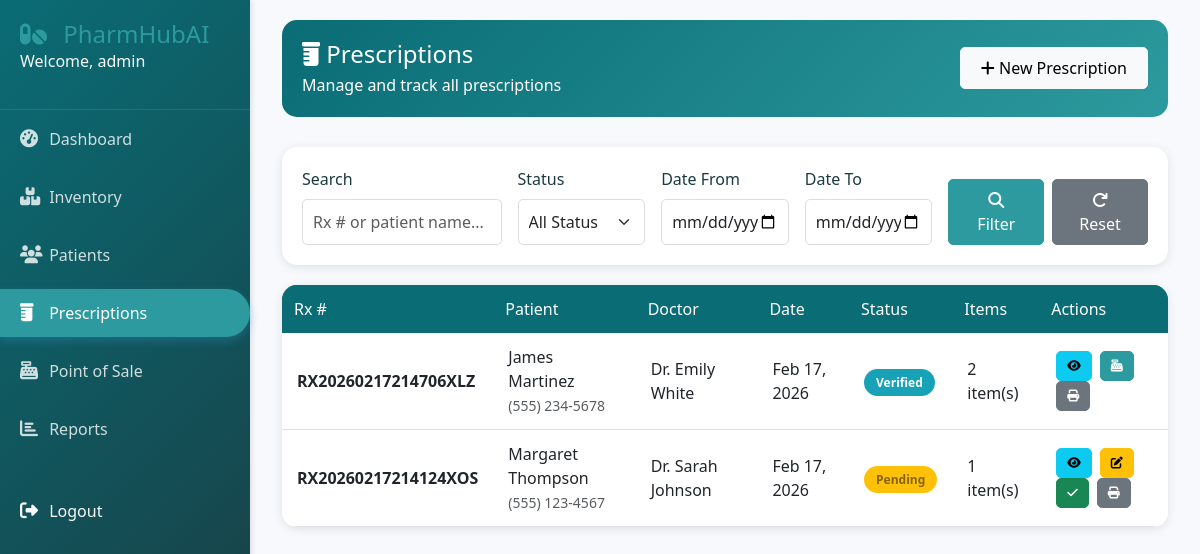
The app's page /prescriptions/ (signed in), older data.
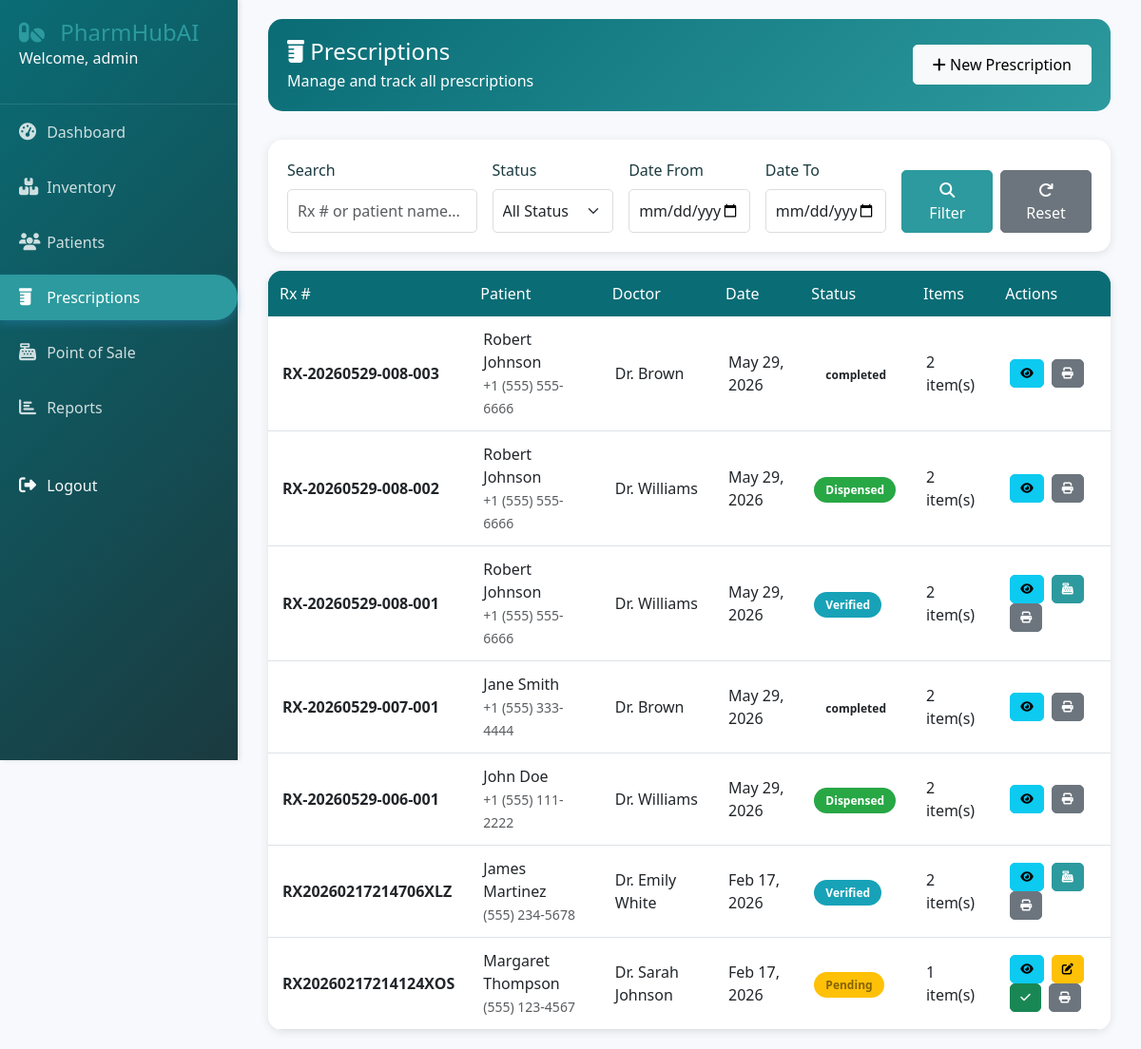
The same page, newer data.
### prescriptions/models.py (models this page shows, shortened)
class Prescription(models.Model):
    STATUS_CHOICES = (
        ('pending', 'Pending'),
        ('verified', 'Verified'),
        ('dispensed', 'Dispensed'),
        ('cancelled', 'Cancelled'),
        ('on_hold', 'On Hold'),
    )
    pharmacy = models.ForeignKey('accounts.Pharmacy', on_delete=models.CASCADE, null=True)
    prescription_number = models.CharField(max_length=50, unique=True)
    patient = models.ForeignKey(Patient, on_delete=models.CASCADE, related_name='prescriptions')
    prescribed_by = models.CharField(max_length=200)  # Doctor's name
    prescribed_date = models.DateField()
    pharmacist = models.ForeignKey(User, on_delete=models.SET_NULL, null=True, related_name='processed_prescriptions')
    status = models.CharField(max_length=20, choices=STATUS_CHOICES, default='pending')
    notes = models.TextField(blank=True)
    created_at = models.DateTimeField(auto_now_add=True)
    updated_at = models.DateTimeField(auto_now=True)
    class Meta:
        ordering = ['-created_at']

### patients/models.py (models this page shows, shortened)
class Patient(models.Model):
    BLOOD_TYPES = (
        ('A+', 'A+'), ('A-', 'A-'),
        ('B+', 'B+'), ('B-', 'B-'),
        ('AB+', 'AB+'), ('AB-', 'AB-'),
        ('O+', 'O+'), ('O-', 'O-'),
    )
    first_name = models.CharField(max_length=100)
    last_name = models.CharField(max_length=100)
    pharmacy = models.ForeignKey('accounts.Pharmacy', on_delete=models.CASCADE, null=True)
    date_of_birth = models.DateField()
    gender = models.CharField(max_length=10, choices=(('M', 'Male'), ('F', 'Female'), ('O', 'Other')))
    phone = models.CharField(max_length=15)
    email = models.EmailField(blank=True)
    address = models.TextField()
    blood_type = models.CharField(max_length=3, choices=BLOOD_TYPES, blank=True)
    allergies = models.TextField(blank=True, help_text="List all known allergies")
    chronic_conditions = models.TextField(blank=True, help_text="List all chronic conditions")
    current_medications = models.TextField(blank=True, help_text="List current medications")
    emergency_contact_name = models.CharField(max_length=200)
    emergency_contact_phone = models.CharField(max_length=15)
    created_by = models.ForeignKey(User, on_delete=models.SET_NULL, null=True)
    created_at = models.DateTimeField(auto_now_add=True)
    updated_at = models.DateTimeField(auto_now=True)
    class Meta:
        indexes = [
            models.Index(fields=['last_name', 'first_name']),
            models.Index(fields=['phone']),
        ]
    @property
    def full_name(self):
        return f"{self.first_name} {self.last_name}"

### prescriptions/views.py (the view)
# urls.py: path('', views.prescription_list, name='list'),
@login_required
def prescription_list(request):
    prescriptions = Prescription.objects.select_related('patient', 'pharmacist').all().order_by('-created_at')
    status = request.GET.get('status', '')
    if status:
        prescriptions = prescriptions.filter(status=status)
    date_from = request.GET.get('date_from', '')
    date_to = request.GET.get('date_to', '')
    if date_from:
        prescriptions = prescriptions.filter(created_at__date__gte=date_from)
    if date_to:
        prescriptions = prescriptions.filter(created_at__date__lte=date_to)
    search = request.GET.get('search', '')
    if search:
        prescriptions = prescriptions.filter(
            Q(prescription_number__icontains=search) |
            Q(patient__first_name__icontains=search) |
            Q(patient__last_name__icontains=search)
        )
    paginator = Paginator(prescriptions, 20)
    page = request.GET.get('page')
    prescriptions_page = paginator.get_page(page)
    context = {
        'prescriptions': prescriptions_page,
        'status_choices': Prescription.STATUS_CHOICES,
        'current_status': status,
        'date_from': date_from,
        'date_to': date_to,
        'search': search
    }
    return render(request, 'prescriptions/list.html', context)

### templates/prescriptions/list.html (shortened to what this page needs)
{% extends 'base.html' %}
{% load static %}
{% block content %}
<div class="container-fluid">
    <div class="page-header d-flex justify-content-between align-items-center">
        <div>
            <h4 class="mb-1"><i class="fas fa-prescription-bottle"></i> Prescriptions</h4>
            <p class="mb-0">Manage and track all prescriptions</p>
        </div>
        <a href="{% url 'prescriptions:create' %}" class="btn btn-light">
            <i class="fas fa-plus"></i> New Prescription
        </a>
    </div>
    <div class="filter-card">
        <form method="get" class="row g-3">
            <div class="col-md-3">
                <label class="form-label">Search</label>
                <input type="text" class="form-control" name="search" value="{{ search }}"
                       placeholder="Rx # or patient name...">
            </div>
            <div class="col-md-2">
                <label class="form-label">Status</label>
                <select class="form-select" name="status">
                    <option value="">All Status</option>
                </select>
            </div>
            <div class="col-md-2">
                <label class="form-label">Date From</label>
                <input type="date" class="form-control" name="date_from" value="{{ date_from }}">
            </div>
            <div class="col-md-2">
                <label class="form-label">Date To</label>
                <input type="date" class="form-control" name="date_to" value="{{ date_to }}">
            </div>
            <div class="col-md-3 d-flex align-items-end">
                <button type="submit" class="btn btn-primary w-100 me-2">
                    <i class="fas fa-search"></i> Filter
                </button>
                <a href="{% url 'prescriptions:list' %}" class="btn btn-secondary w-100">
                    <i class="fas fa-redo"></i> Reset
                </a>
            </div>
        </form>
    </div>
    <div class="prescription-table">
        <table class="table table-hover mb-0">
            <thead>
                <tr>
                    <th>Rx #</th>
                    <th>Patient</th>
                    <th>Doctor</th>
                    <th>Date</th>
                    <th>Status</th>
                    <th>Items</th>
                    <th>Actions</th>
                </tr>
            </thead>
            <tbody>
                {% for prescription in prescriptions %}
                <tr>
                    <td>
                        <strong>{{ prescription.prescription_number }}</strong>
                    </td>
                    <td>
                        {{ prescription.patient.full_name }}<br>
                        <small class="text-muted">{{ prescription.patient.phone }}</small>
                    </td>
                    <td>{{ prescription.prescribed_by }}</td>
                    <td>{{ prescription.prescribed_date|date:"M d, Y" }}</td>
                    <td>
                        <span class="status-badge status-{{ prescription.status }}">
                            {{ prescription.get_status_display }}
                        </span>
                    </td>
                    <td>{{ prescription.items.count }} item(s)</td>
                    <td class="action-buttons">
                        <a href="{% url 'prescriptions:detail' prescription.id %}" class="btn btn-sm btn-info" title="View">
                            <i class="fas fa-eye"></i>
                        </a>
                        {% if prescription.status == 'pending' or prescription.status == 'on_hold' %}
                        <a href="{% url 'prescriptions:edit' prescription.id %}" class="btn btn-sm btn-warning" title="Edit">
                            <i class="fas fa-edit"></i>
                        </a>
                        {% endif %}
                        {% if prescription.status == 'pending' %}
                        <a href="{% url 'prescriptions:verify' prescription.id %}" class="btn btn-sm btn-success" title="Verify">
                            <i class="fas fa-check"></i>
                        </a>
                        {% endif %}
                        {% if prescription.status == 'verified' %}
                        <a href="{% url 'prescriptions:dispense' prescription.id %}" class="btn btn-sm btn-primary" title="Dispense">
                            <i class="fas fa-cash-register"></i>
                        </a>
                        {% endif %}
                        <a href="{% url 'prescriptions:print' prescription.id %}" class="btn btn-sm btn-secondary" title="Print" target="_blank">
                            <i class="fas fa-print"></i>
                        </a>
                    </td>
                </tr>
                {% endfor %}
            </tbody>
        </table>
    </div>
</div>
{% endblock %}

### templates/base.html (shortened to what this page needs)
<!DOCTYPE html>
<html lang="en">
<head>
    <link href="https://cdn.jsdelivr.net/npm/bootstrap@5.3.0-alpha1/dist/css/bootstrap.min.css" rel="stylesheet">
    <link rel="stylesheet" href="https://cdnjs.cloudflare.com/ajax/libs/font-awesome/6.4.0/css/all.min.css">
    {% load static %}
    <link rel="stylesheet" href="{% static 'css/style.css' %}">
</head>
<body>
    {% if user.is_authenticated %}
    <div class="sidebar">
        <div class="sidebar-header">
            <a style="text-decoration: none; color: #2c9a9e;" href="{%url 'accounts:landing_page'%}"><h3><i class="fas fa-pills"></i> PharmHubAI</h3></a>
            <p class="text-light">Welcome, {{ user.get_full_name|default:user.username }}</p>
        </div>
        <ul class="nav flex-column">
            <li class="nav-item">
                <a class="nav-link {% if request.path == '/dashboard' %}active{% endif %}" href="/dashboard/">
                    <i class="fas fa-tachometer-alt"></i> Dashboard
                </a>
            </li>
            <li class="nav-item">
                <a class="nav-link {% if '/inventory' in request.path %}active{% endif %}" href="/inventory/">
                    <i class="fas fa-boxes"></i> Inventory
                </a>
            </li>
            <li class="nav-item">
                <a class="nav-link {% if '/patients' in request.path %}active{% endif %}" href="/patients/">
                    <i class="fas fa-users"></i> Patients
                </a>
            </li>
            <li class="nav-item">
                <a class="nav-link {% if '/prescriptions' in request.path %}active{% endif %}" href="/prescriptions/">
                    <i class="fas fa-prescription-bottle"></i> Prescriptions
                </a>
            </li>
            <li class="nav-item">
                <a class="nav-link {% if '/sales' in request.path %}active{% endif %}" href="/sales/pos/">
                    <i class="fas fa-cash-register"></i> Point of Sale
                </a>
            </li>
            <li class="nav-item">
                <a class="nav-link {% if '/reports' in request.path %}active{% endif %}" href="/reports/">
                    <i class="fas fa-chart-bar"></i> Reports
                </a>
            </li>
            <li class="nav-item mt-4">
                <a class="nav-link text-light" href="/logout/">
                    <i class="fas fa-sign-out-alt"></i> Logout
                </a>
            </li>
        </ul>
    </div>
    {% endif %}
    <div class="main-content">
        {% block content %}{% endblock %}
    </div>
</body>
</html>

### static/css/style.css (style rules this page uses)
:root { --primary-color: #0a6c75; --secondary-color: #2c9a9e; --success-color: #10b981; --danger-color: #ef4444; --warning-color: #f59e0b; --light-bg: #f7f9fc; --dark-text: #1a3a3f; --sidebar-width: 250px; }
body { font-family: 'Segoe UI', Tahoma, Geneva, Verdana, sans-serif; background-color: var(--light-bg); color: var(--dark-text); overflow-x: hidden; }
.sidebar { position: fixed; left: 0; top: 0; height: 100vh; width: var(--sidebar-width); background: linear-gradient(135deg, var(--primary-color), var(--dark-text)); color: white; padding: 20px 0; box-shadow: 2px 0 5px rgba(0,0,0,0.1); z-index: 1000; }
.sidebar-header { padding: 0 20px 20px; border-bottom: 1px solid rgba(255,255,255,0.1); }
.sidebar-header a { text-decoration: none; }
.sidebar-header h3 { margin: 0; font-size: 24px; font-weight: 300; }
.sidebar-header h3 i { color: var(--secondary-color); margin-right: 10px; }
.sidebar .nav-link { color: rgba(255,255,255,0.8); padding: 12px 20px; margin: 5px 0; transition: all 0.3s; border-radius: 0 30px 30px 0; }
.sidebar .nav-link.active { background-color: var(--secondary-color); color: white; box-shadow: 0 4px 10px rgba(52, 152, 219, 0.3); }
.sidebar .nav-link i { width: 25px; font-size: 18px; }
.main-content { margin-left: var(--sidebar-width); padding: 20px; min-height: 100vh; }
.table { background-color: white; border-radius: 10px; overflow: hidden; }
.table thead th { background-color: var(--primary-color); color: white; font-weight: 500; border: none; padding: 12px; }
.btn { border-radius: 5px; padding: 8px 20px; font-weight: 500; transition: all 0.3s; }
.btn-primary { background-color: var(--secondary-color); border-color: var(--secondary-color); }
.form-control, .form-select { border-radius: 5px; border: 1px solid #ddd; padding: 10px; transition: all 0.3s; }

### templates/prescriptions/list.html (style rules this page uses)
.page-header { background: linear-gradient(135deg, #0a6c75 0%, #2c9a9e 100%); color: white; padding: 20px; border-radius: 15px; margin-bottom: 30px; }
.filter-card { background: white; border-radius: 15px; padding: 20px; box-shadow: 0 2px 10px rgba(0,0,0,0.1); margin-bottom: 20px; }
.prescription-table { background: white; border-radius: 15px; overflow: hidden; box-shadow: 0 2px 10px rgba(0,0,0,0.1); }
.prescription-table thead { background: #0a6c75; color: white; }
.prescription-table th { padding: 15px; font-weight: 600; }
.prescription-table td { padding: 12px 15px; vertical-align: middle; }
.status-badge { padding: 5px 12px; border-radius: 20px; font-size: 12px; font-weight: 600; }
.status-pending { background: #ffc107; color: #856404; }
.status-verified { background: #17a2b8; color: white; }
.status-dispensed { background: #28a745; color: white; }
.action-buttons .btn { padding: 5px 10px; margin: 0 2px; font-size: 12px; }

Row changes from the older to the newer data that the page shows:
added Prescription: prescription_number "RX-20260529-008-003", patient.full_name "Robert Johnson", patient.phone "+1 (555) 555-6666", prescribed_by "Dr. Brown", prescribed_date "May 29, 2026", status "completed", items.count "2"
added Prescription: prescription_number "RX-20260529-008-002", patient.full_name "Robert Johnson", patient.phone "+1 (555) 555-6666", prescribed_by "Dr. Williams", prescribed_date "May 29, 2026", status "Dispensed", items.count "2"
added Prescription: prescription_number "RX-20260529-008-001", patient.full_name "Robert Johnson", patient.phone "+1 (555) 555-6666", prescribed_by "Dr. Williams", prescribed_date "May 29, 2026", status "Verified", items.count "2"
added Prescription: prescription_number "RX-20260529-007-001", patient.full_name "Jane Smith", patient.phone "+1 (555) 333-4444", prescribed_by "Dr. Brown", prescribed_date "May 29, 2026", status "completed", items.count "2"
added Prescription: prescription_number "RX-20260529-006-001", patient.full_name "John Doe", patient.phone "+1 (555) 111-2222", prescribed_by "Dr. Williams", prescribed_date "May 29, 2026", status "Dispensed", items.count "2"
